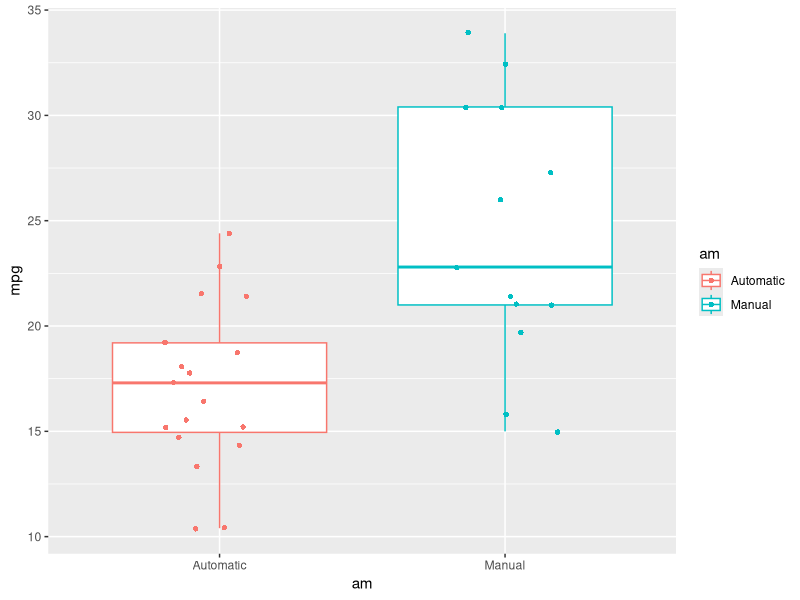
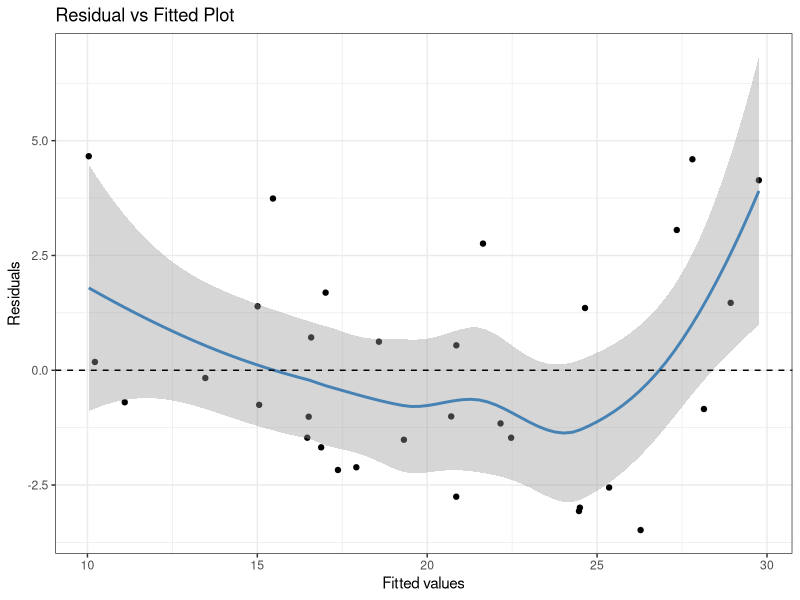

Write R code to recreate these figures, in order.
## ---- chunk 1
knitr::opts_chunk$set(echo = TRUE)
## ---- chunk 2
library(ggplot2)
data(mtcars)
head(mtcars,3)
a <- dim(mtcars)
## ---- chunk 3
# Transform same varialbes into factor
mtcars$am <- factor(mtcars$am,labels=c("Automatic","Manual"))
mtcars$cyl <- as.factor(mtcars$cyl)
mtcars$vs <- as.factor(mtcars$vs)
mtcars$gear <- as.factor(mtcars$gear)
mtcars$carb <- as.factor(mtcars$carb)
## ---- chunk 4
testResults <- t.test(mtcars$mpg ~ mtcars$am)
testResults
## ---- chunk 5
model = lm(mpg~ wt + qsec + am, data=mtcars)
summary(model)
## ---- chunk 6
#boxplot(mpg ~ am, data = mtcars, col = (c("red","blue")), ylab = "Miles Per Gallon", xlab = "Transmission Type")
g <- ggplot(mtcars, aes(x=am, y=mpg, color = am)) + 
          geom_boxplot()
g <- g + geom_jitter(shape=16, position=position_jitter(0.2))
g
## ---- chunk 7
ggplot(model, aes(.fitted, .resid)) + geom_point() +
  stat_smooth(method="loess", col="steelblue") + geom_hline(yintercept=0, linetype="dashed") +
  xlab("Fitted values")+ylab("Residuals") + 
  ggtitle("Residual vs Fitted Plot") + theme_bw()
